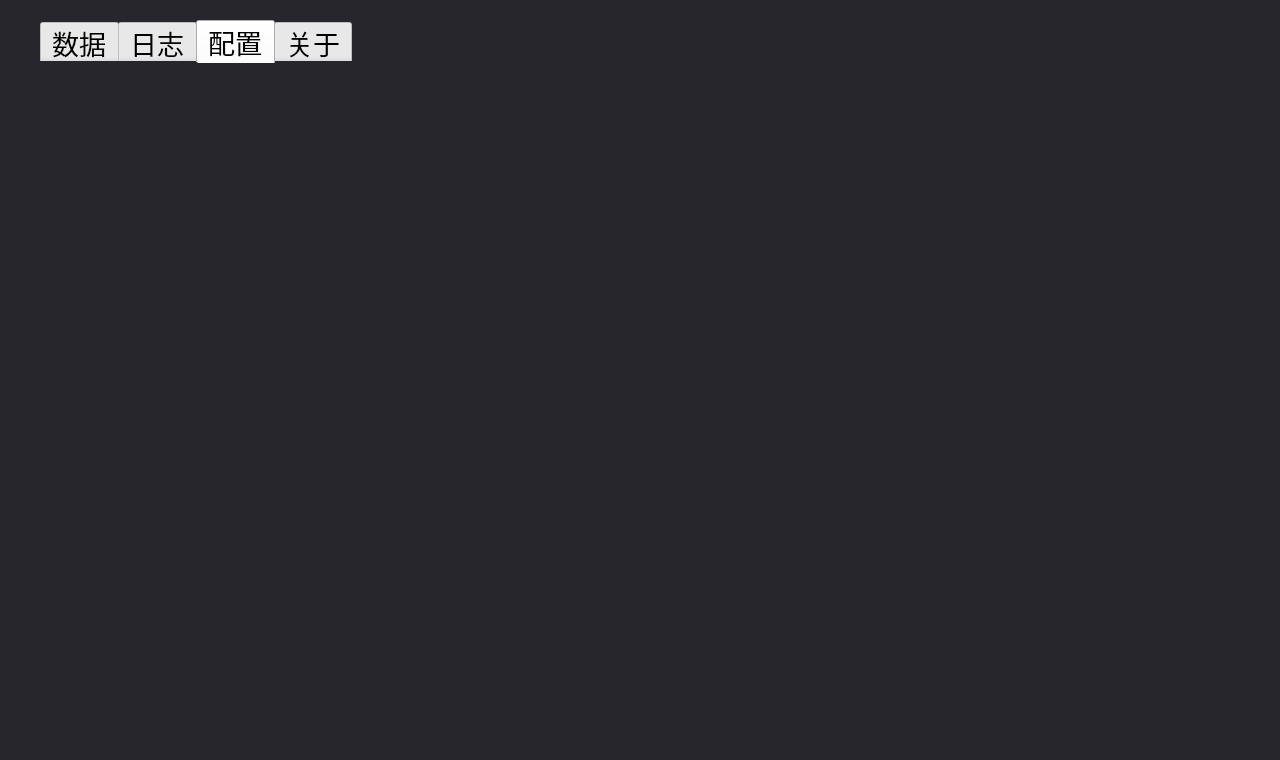
<?xml version="1.0" encoding="UTF-8"?>
<ui version="4.0">
 <class>SystemSetDialog</class>
 <widget class="QDialog" name="SystemSetDialog">
  <property name="geometry">
   <rect>
    <x>0</x>
    <y>0</y>
    <width>1280</width>
    <height>760</height>
   </rect>
  </property>
  <property name="windowTitle">
   <string>Dialog</string>
  </property>
  <property name="styleSheet">
   <string notr="true">#SystemSetDialog{
background-color: rgb(38, 38, 44);
}
</string>
  </property>
  <widget class="QTabWidget" name="setTabWidget">
   <property name="geometry">
    <rect>
     <x>40</x>
     <y>20</y>
     <width>1200</width>
     <height>740</height>
    </rect>
   </property>
   <property name="minimumSize">
    <size>
     <width>1200</width>
     <height>605</height>
    </size>
   </property>
   <property name="font">
    <font>
     <pointsize>20</pointsize>
     <italic>false</italic>
    </font>
   </property>
   <property name="autoFillBackground">
    <bool>false</bool>
   </property>
   <property name="styleSheet">
    <string notr="true">QTabWidget::pane
{
padding:-1px;
top:-1px;
}</string>
   </property>
   <property name="currentIndex">
    <number>2</number>
   </property>
   <property name="usesScrollButtons">
    <bool>false</bool>
   </property>
   <property name="documentMode">
    <bool>false</bool>
   </property>
   <widget class="QWidget" name="dataTabDlg">
    <property name="styleSheet">
     <string notr="true">background-color: rgb(38, 38, 44);</string>
    </property>
    <attribute name="title">
     <string>数据</string>
    </attribute>
   </widget>
   <widget class="QWidget" name="logTabDlg">
    <property name="styleSheet">
     <string notr="true">#logTabDlg
{
background-color: rgb(38, 38, 44);
}</string>
    </property>
    <attribute name="title">
     <string>日志</string>
    </attribute>
   </widget>
   <widget class="QWidget" name="cfgTabDlg">
    <property name="styleSheet">
     <string notr="true">#cfgTabDlg
{
background-color: rgb(38, 38, 44);
}</string>
    </property>
    <attribute name="title">
     <string>配置</string>
    </attribute>
   </widget>
   <widget class="QWidget" name="aboutTabDlg">
    <property name="styleSheet">
     <string notr="true">background-color: rgb(38, 38, 44);</string>
    </property>
    <attribute name="title">
     <string>关于</string>
    </attribute>
    <widget class="QTextEdit" name="pTextEdit">
     <property name="geometry">
      <rect>
       <x>0</x>
       <y>20</y>
       <width>1200</width>
       <height>520</height>
      </rect>
     </property>
     <property name="styleSheet">
      <string notr="true">#pTextEdit
{
background-color: rgb(64, 64, 71);
font-family:simhei;
color: rgb(255,255,255);
font:18px;
}</string>
     </property>
    </widget>
    <widget class="QPushButton" name="updateBut">
     <property name="geometry">
      <rect>
       <x>1039</x>
       <y>574</y>
       <width>160</width>
       <height>60</height>
      </rect>
     </property>
     <property name="styleSheet">
      <string notr="true">#updateBut
{
background-image: url(:/images/update_Bt.png);
}
#updateBut:pressed
{
background-image: url(:/images/updateDn_Bt.png);
}
#updateBut:focus{outline: none;
}</string>
     </property>
     <property name="text">
      <string/>
     </property>
     <property name="iconSize">
      <size>
       <width>160</width>
       <height>60</height>
      </size>
     </property>
    </widget>
   </widget>
  </widget>
 </widget>
 <layoutdefault spacing="6" margin="11"/>
 <resources/>
 <connections/>
</ui>
